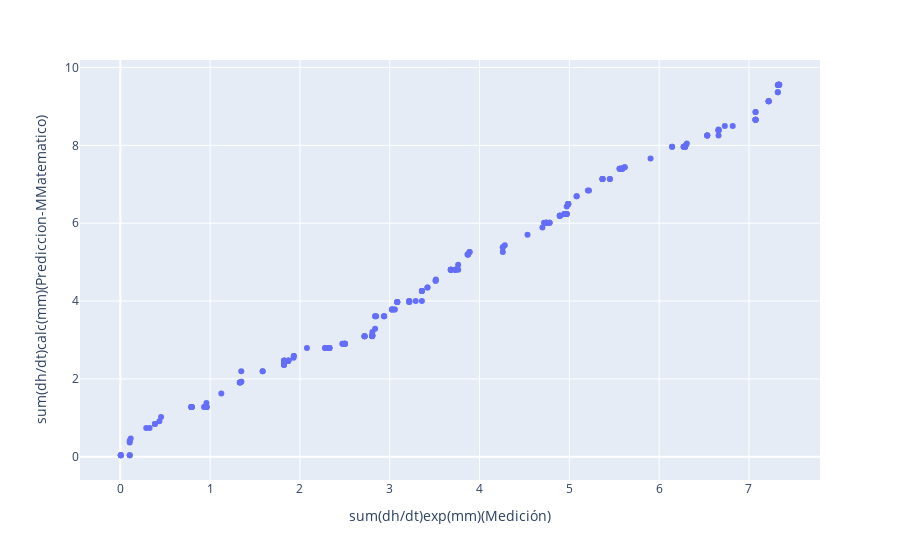

Notebook cell for this chart:
### Code cell
# x and y given as DataFrame columns
import plotly.express as px

fig = px.scatter(train_dataset3Modelomatematico, x='sum(dh/dt)exp(mm)(Medición)', y='sum(dh/dt)calc(mm)(Prediccion-MMatematico)')

fig.show()
#plt.plot(df['Año'].values,color='blue')

### Figure 1 — Plotly figure (JSON) as saved in the notebook; plotly's stock layout.template omitted (floating-point values rounded to 4 significant figures; data arrays with more than 128 entries replaced by an {"elided": "..."} marker saying what was removed)
{"data": [{"hovertemplate": "sum(dh/dt)exp(mm)(Medición)=%{x}<br>sum(dh/dt)calc(mm)(Prediccion-MMatematico)=%{y}<extra></extra>", "legendgroup": "", "marker": {"color": "#636efa", "symbol": "circle"}, "mode": "markers", "name": "", "orientation": "v", "showlegend": false, "type": "scatter", "x": {"elided": "242 float values"}, "xaxis": "x", "y": {"elided": "242 float values"}, "yaxis": "y"}], "layout": {"legend": {"tracegroupgap": 0}, "margin": {"t": 60}, "xaxis": {"anchor": "y", "domain": [0, 1], "title": {"text": "sum(dh/dt)exp(mm)(Medición)"}}, "yaxis": {"anchor": "x", "domain": [0, 1], "title": {"text": "sum(dh/dt)calc(mm)(Prediccion-MMatematico)"}}}}
